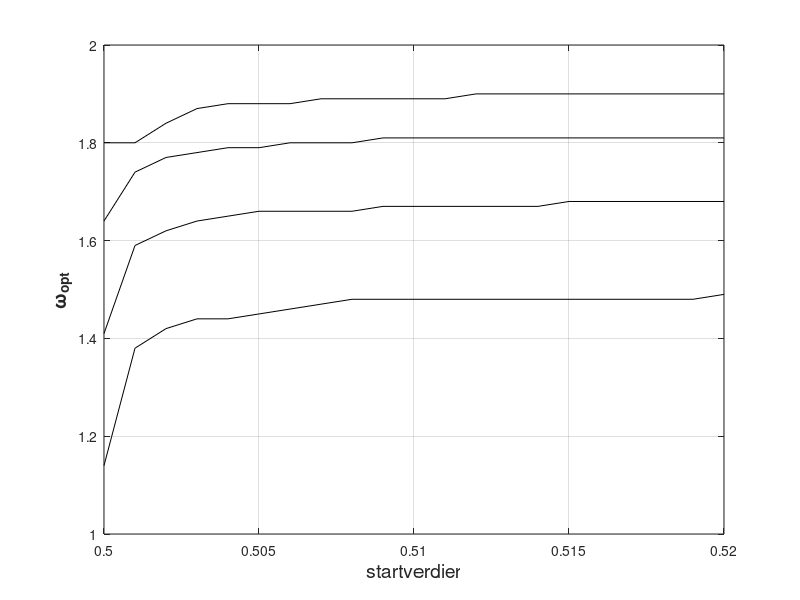

The MATLAB script that drew this image:
% program sorfig3
% Generate fig.7.14
clear
Tstart = (0.5: 0.001: 0.52)';
% Computed optimal omega
omega = zeros(21,4);
omega(1,1)  = 1.14; omega(1,2)  = 1.41; omega(1,3)  = 1.64;  omega(1,4)  = 1.80;
omega(2,1)  = 1.38; omega(2,2)  = 1.59; omega(2,3)  = 1.74;  omega(2,4)  = 1.80;
omega(3,1)  = 1.42; omega(3,2)  = 1.62; omega(3,3)  = 1.77;  omega(3,4)  = 1.84;
omega(4,1)  = 1.44; omega(4,2)  = 1.64; omega(4,3)  = 1.78;  omega(4,4)  = 1.87;
omega(5,1)  = 1.44; omega(5,2)  = 1.65; omega(5,3)  = 1.79;  omega(5,4)  = 1.88;
omega(6,1)  = 1.45; omega(6,2)  = 1.66; omega(6,3)  = 1.79;  omega(6,4)  = 1.88;
omega(7,1)  = 1.46; omega(7,2)  = 1.66; omega(7,3)  = 1.80;  omega(7,4)  = 1.88;
omega(8,1)  = 1.47; omega(8,2)  = 1.66; omega(8,3)  = 1.80;  omega(8,4)  = 1.89;
omega(9,1)  = 1.48; omega(9,2)  = 1.66; omega(9,3)  = 1.80;  omega(9,4)  = 1.89;
omega(10,1) = 1.48; omega(10,2) = 1.67; omega(10,3) = 1.81;  omega(10,4) = 1.89;
omega(11,1) = 1.48; omega(11,2) = 1.67; omega(11,3) = 1.81;  omega(11,4) = 1.89;
omega(12,1) = 1.48; omega(12,2) = 1.67; omega(12,3) = 1.81;  omega(12,4) = 1.89;
omega(13,1) = 1.48; omega(13,2) = 1.67; omega(13,3) = 1.81;  omega(13,4) = 1.90;
omega(14,1) = 1.48; omega(14,2) = 1.67; omega(14,3) = 1.81;  omega(14,4) = 1.90;
omega(15,1) = 1.48; omega(15,2) = 1.67; omega(15,3) = 1.81;  omega(15,4) = 1.90;
omega(16,1) = 1.48; omega(16,2) = 1.68; omega(16,3) = 1.81;  omega(16,4) = 1.90;
omega(17,1) = 1.48; omega(17,2) = 1.68; omega(17,3) = 1.81;  omega(17,4) = 1.90;
omega(18,1) = 1.48; omega(18,2) = 1.68; omega(18,3) = 1.81;  omega(18,4) = 1.90;
omega(19,1) = 1.48; omega(19,2) = 1.68; omega(19,3) = 1.81;  omega(19,4) = 1.90;
omega(20,1) = 1.48; omega(20,2) = 1.68; omega(20,3) = 1.81;  omega(20,4) = 1.90;
omega(21,1) = 1.49; omega(21,2) = 1.68; omega(21,3) = 1.81;  omega(21,4) = 1.90;

plot(Tstart,omega,'k')
grid on
xlim([0.5 0.52])
ylim([1.0 2.0])
xlabel('startverdier','FontSize',14)
ylabel('\omega_{opt}','FontSize',14,'FontWeight','Bold')
shg

